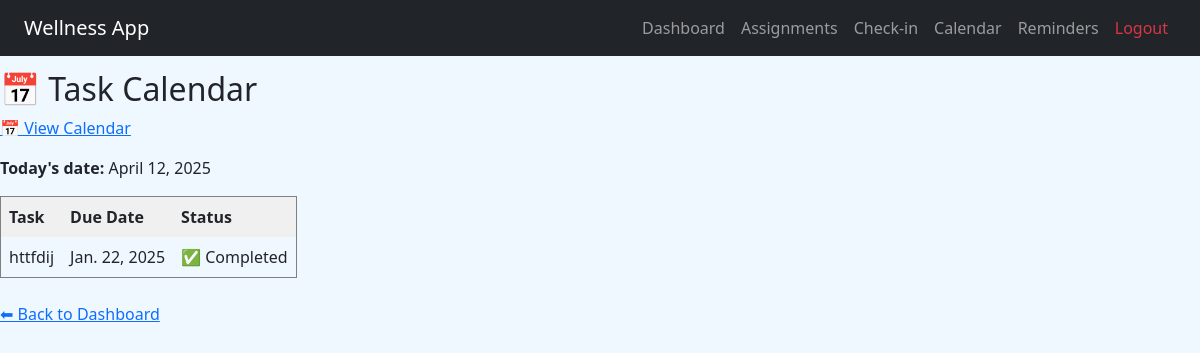
The page /calendar/ (signed in) on the database its author committed.
### core/models.py (models this page shows, shortened)
class Task(models.Model):
    user = models.ForeignKey(User, on_delete=models.CASCADE)
    title = models.CharField(max_length=200)
    due_date = models.DateField()
    priority = models.CharField(max_length=10, choices=[('Low', 'Low'), ('Medium', 'Medium'), ('High', 'High')])
    completed = models.BooleanField(default=False)
    created_at = models.DateTimeField(auto_now_add=True)

### core/views.py (the view)
# urls.py: path('calendar/', calendar_view, name='calendar'),
@login_required
def calendar_view(request):
    tasks = Task.objects.filter(user=request.user, due_date__isnull=False).order_by('due_date')
    return render(request, 'core/calendar.html', {
        'tasks': tasks,
        'today': date.today(),
    })

### core/templates/core/calendar.html
{% extends 'core/base.html' %}
{% block content %}
<h2>📅 Task Calendar</h2>
<p><a href="{% url 'calendar' %}">📅 View Calendar</a></p>
<p><strong>Today's date:</strong> {{ today }}</p>
<table border="1" cellpadding="8" cellspacing="0">
  <tr style="background-color: #f0f0f0;">
    <th>Task</th>
    <th>Due Date</th>
    <th>Status</th>
  </tr>
  {% for task in tasks %}
  <tr>
    <td>{{ task.title }}</td>
    <td>{{ task.due_date }}</td>
    <td>
      {% if task.completed %}
        ✅ Completed
      {% else %}
        ⏳ In Progress
      {% endif %}
    </td>
  </tr>
  {% empty %}
  <tr>
    <td colspan="3">No tasks with due dates found.</td>
  </tr>
  {% endfor %}
</table>
<br>
<a href="{% url 'dashboard' %}">⬅ Back to Dashboard</a>
{% endblock %}

### core/static/core/css/style.css (style rules this page uses)
body { margin: 0; font-family: 'Segoe UI', sans-serif; background: #f0f8ff; }

### rows shown on the page
Task: title "httfdij", due_date "Jan. 22, 2025", completed "✅ Completed"

### other values the page prints
{{ today }} "April 12, 2025"
